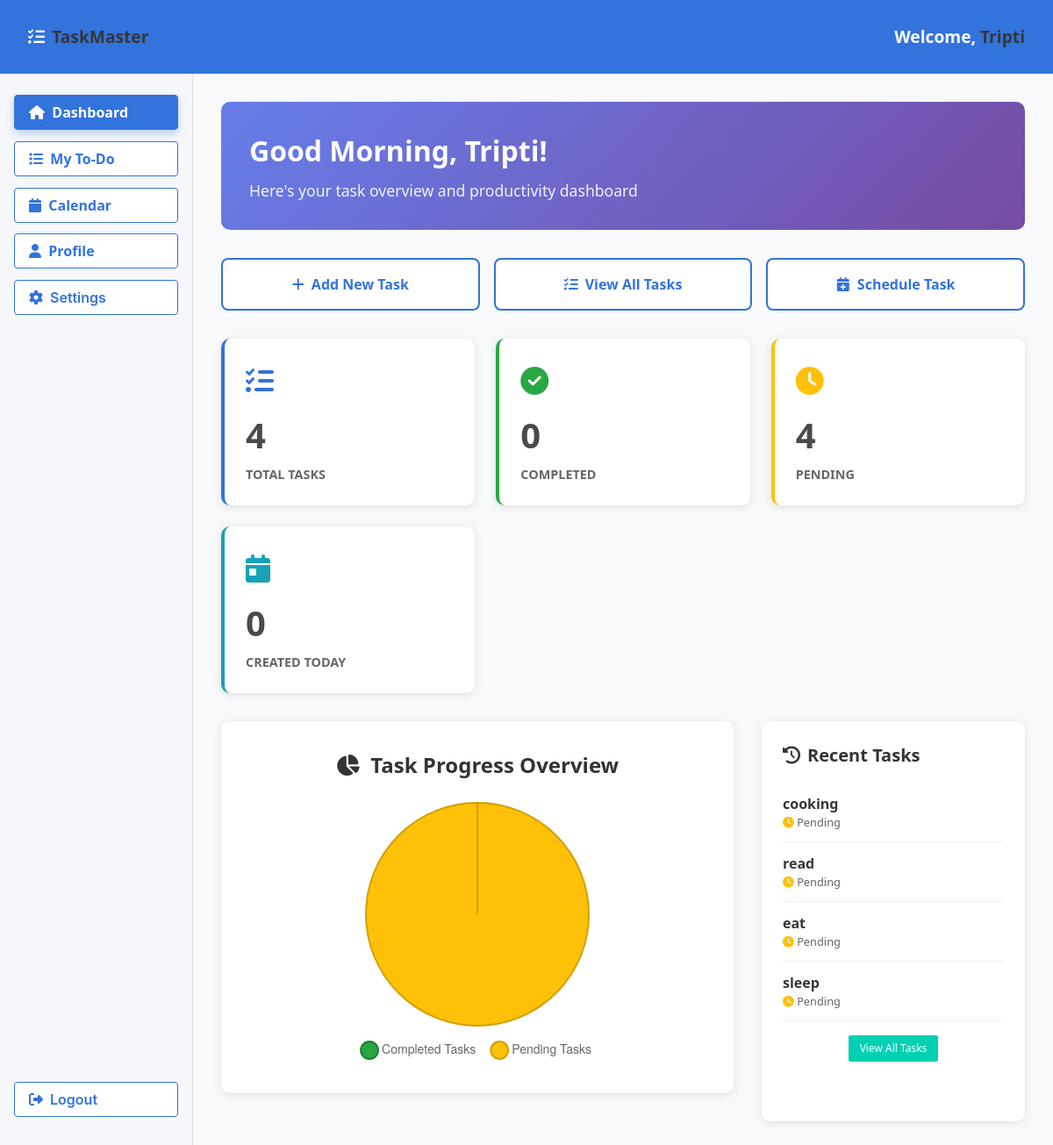
The app's page /userin/ (signed in), older data.
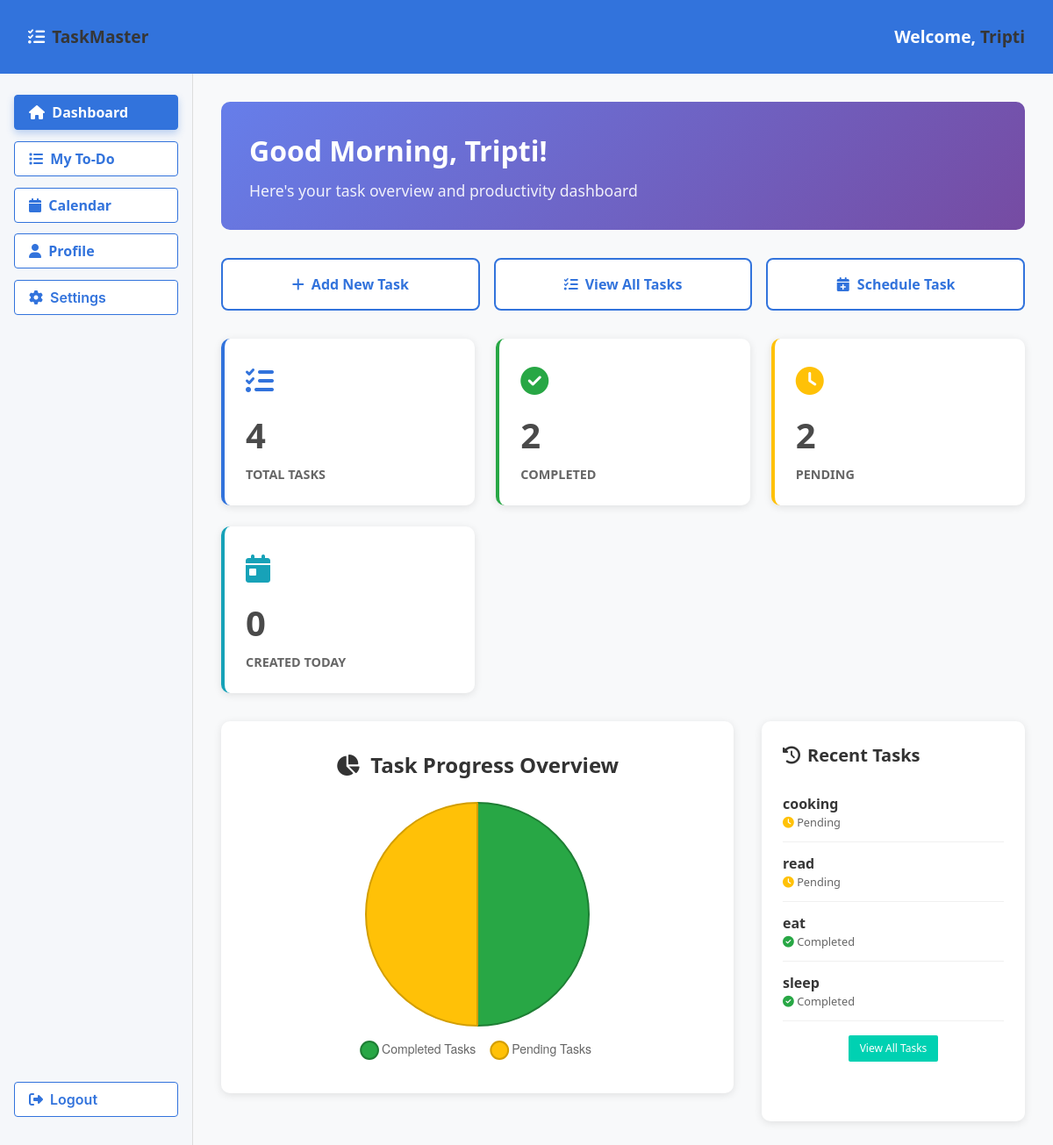
The same page, newer data.
### mainapp/models.py (models this page shows, shortened)
class Tasks(models.Model):
    user = models.ForeignKey(User, on_delete=models.CASCADE, related_name='tasks')
    task = models.TextField()
    created_at = models.DateTimeField(auto_now_add=True)
    order_field = models.PositiveIntegerField(default=0)
    completed = models.BooleanField(default=False)  # Add this field
    completed_at = models.DateTimeField(null=True, blank=True)  # Add this field
    class Meta:
        ordering = ['completed', 'order_field']  # Show pending first

### mainapp/views.py (the view)
# urls.py: path('userin/', views.home, name='home'),
@login_required
def home(request):
    user = request.user
    current_hour = datetime.now().hour
    if 5 <= current_hour < 12:
        greeting = "Good Morning"
    elif 12 <= current_hour < 17:
        greeting = "Good Afternoon"
    elif 17 <= current_hour < 21:
        greeting = "Good Evening"
    else:
        greeting = "Good Night"
    total_tasks = Tasks.objects.filter(user=user).count()
    completed_tasks = Tasks.objects.filter(user=user, completed=True).count()
    pending_tasks = Tasks.objects.filter(user=user, completed=False).count()
    recent_tasks = Tasks.objects.filter(user=user).order_by('-created_at')[:5]
    today_tasks = Tasks.objects.filter(user=user, completed=False, created_at__date=timezone.now().date()).count()
    context = {
        'username': user.get_full_name() or user.username,
        'greeting': greeting,
        'total_tasks': total_tasks,
        'completed_tasks': completed_tasks,
        'pending_tasks': pending_tasks,
        'recent_tasks': recent_tasks,
        'today_tasks': today_tasks,
    }
    return render(request, 'mainapp/dashboard.html', context)

### templates/mainapp/dashboard.html (shortened to what the changed rows need)
{% load static %}
<!DOCTYPE html>
<html lang="en">
<head>
    <link rel="stylesheet" href="https://cdnjs.cloudflare.com/ajax/libs/font-awesome/6.4.0/css/all.min.css">
    <link rel="stylesheet" href="https://cdn.jsdelivr.net/npm/bulma@0.9.4/css/bulma.min.css">
</head>
<body>
    <div id="dashboard-container">
        <div id="main-content">
            <section id="content-area">
                <div class="welcome-section">
                    <h1 class="welcome-title" id="greeting">Good Day, {{ username }}!</h1>
                </div>
                <div class="dashboard-grid">
                    <div class="dashboard-card completed">
                        <div class="card-icon">
                            <i class="fas fa-check-circle" style="color: #28a745;"></i>
                        </div>
                        <div class="card-number">{{ completed_tasks }}</div>
                        <div class="card-label">Completed</div>
                    </div>
                    <div class="dashboard-card pending">
                        <div class="card-icon">
                            <i class="fas fa-clock" style="color: #ffc107;"></i>
                        </div>
                        <div class="card-number">{{ pending_tasks }}</div>
                        <div class="card-label">Pending</div>
                    </div>
                </div>
                <div class="dashboard-layout">
                    <div class="chart-container">
                        <h2 class="chart-title">
                            <i class="fas fa-chart-pie"></i>&nbsp;&nbsp;Task Progress Overview
                        </h2>
                        <div class="chart-wrapper">
                            <canvas id="taskPieChart"></canvas>
                        </div>
                    </div>
                    <div class="recent-tasks">
                        <h2 class="section-title">
                            <i class="fas fa-history"></i>
                            Recent Tasks
                        </h2>
                        {% if recent_tasks %}
                            {% for task in recent_tasks %}
                                <div class="task-item">
                                    <div class="task-text">
                                        <strong>{{ task.task|truncatechars:30 }}</strong>
                                        <div class="task-meta">
                                            {% if task.completed %}
                                                <i class="fas fa-check-circle" style="color: #28a745;"></i> Completed
                                            {% else %}
                                                <i class="fas fa-clock" style="color: #ffc107;"></i> Pending
                                            {% endif %}
                                        </div>
                                    </div>
                                </div>
                            {% endfor %}
                        {% endif %}
                    </div>
                </div>
            </section>
        </div>
    </div>
</body>
</html>

Row changes from the older to the newer data that the page shows:
changed Tasks "eat": completed "Pending" → "Completed"
changed Tasks "sleep": completed "Pending" → "Completed"
Text that changed along with them:
{{ completed_tasks }}: "0" → "2"
{{ pending_tasks }}: "4" → "2"
chart data {{ completed_tasks|default:0 }}: 0 → 2
chart data {{ pending_tasks|default:0 }}: 4 → 2
